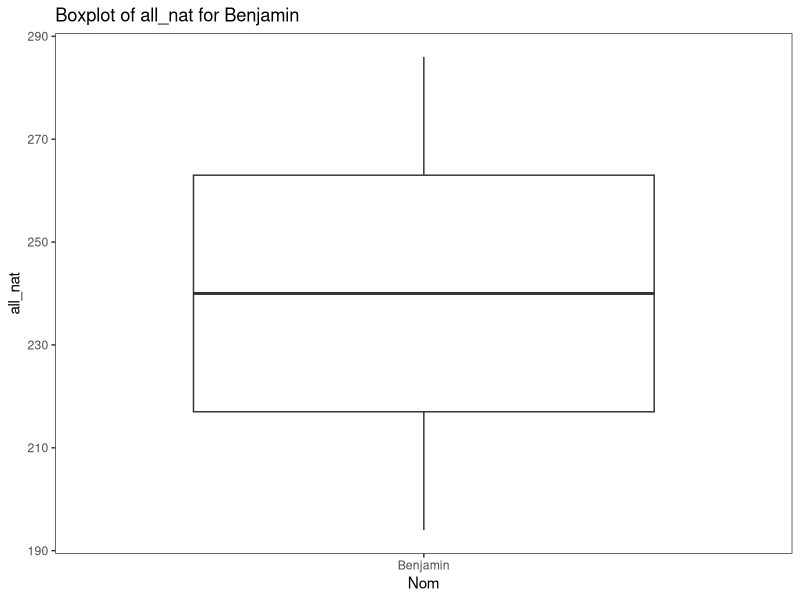
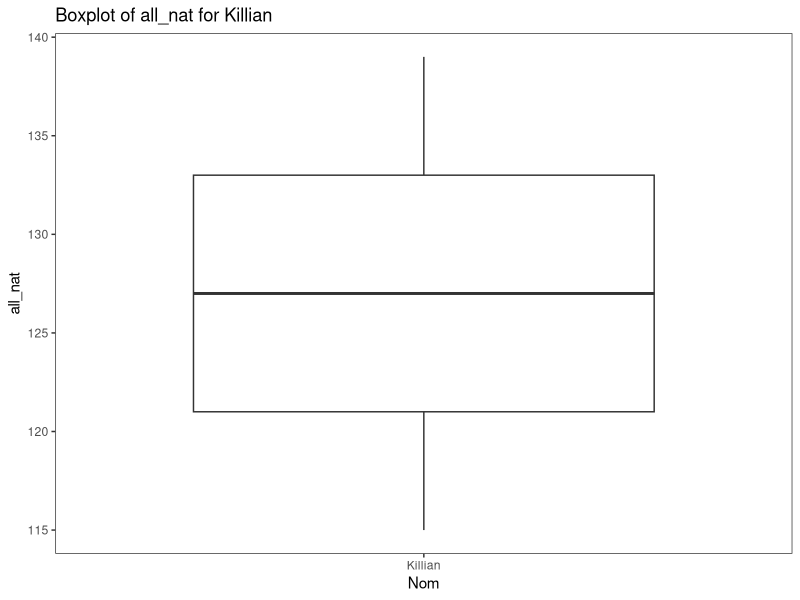
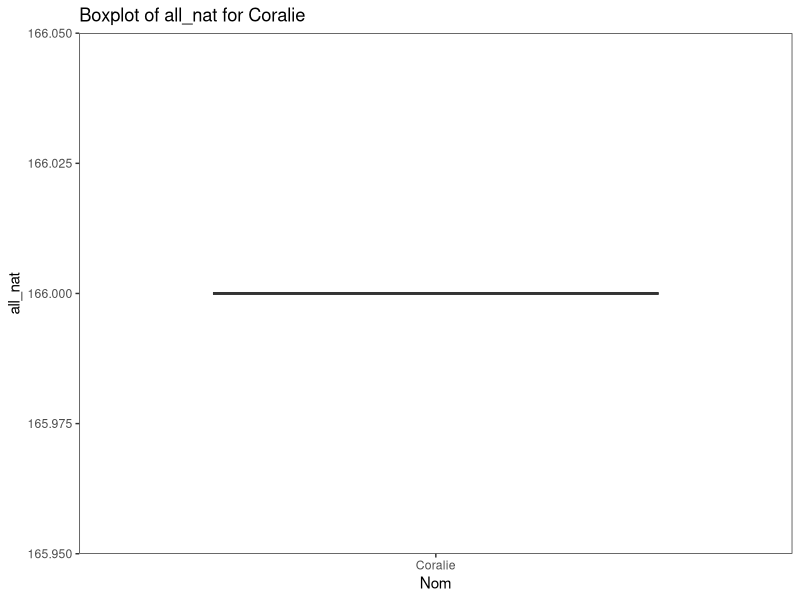
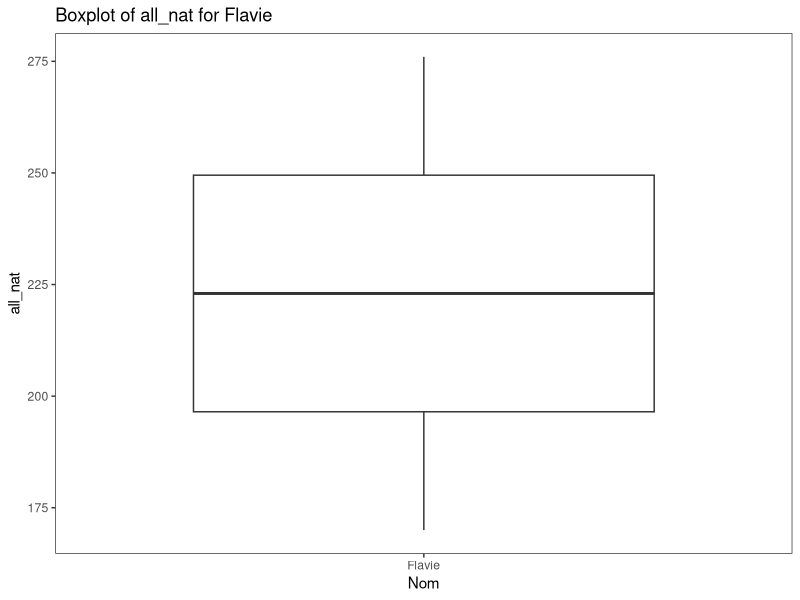
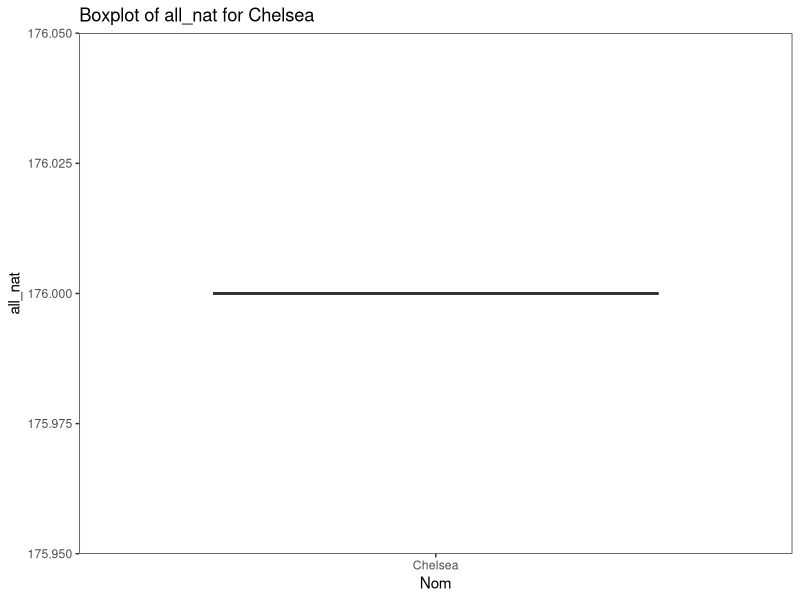
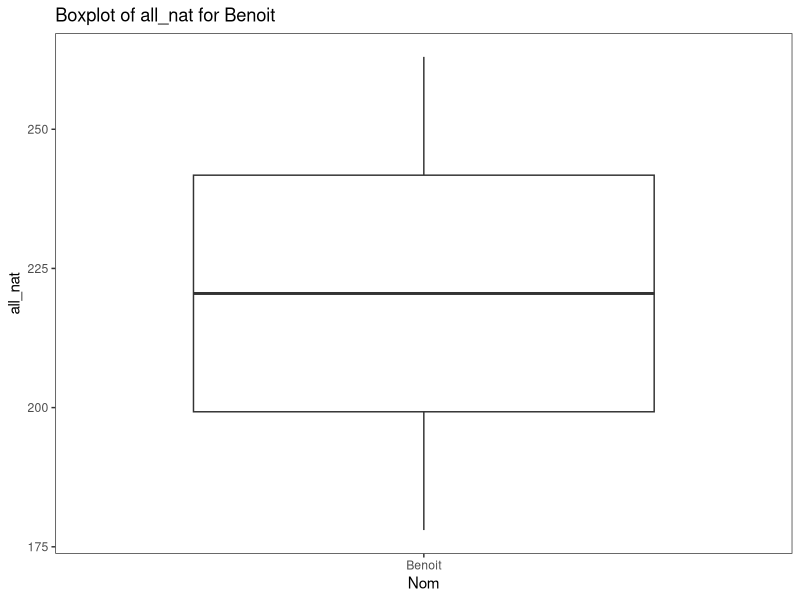

Here is the R script that generated these plots, in order:
## ---- chunk 1

library(readxl)
library(kableExtra)
library(tidyverse)
library(lubridate)

df_triathlon <- read_excel("links/triathlon.xlsx") %>%
  mutate(
    Pourc = ifelse(is.na(Pourc), NA, 
                   round(Pourc, 0)),
    t_nat = ifelse(is.na(t_nat), NA, 
                   format(as.POSIXct(t_nat, format="%H:%M:%S"), "%H:%M:%S")),
    all_nat = ifelse(is.na(all_nat), NA,
                     format(as.POSIXct(all_nat, format="%H:%M:%S"), "%H:%M:%S")),
    tran1 = ifelse(is.na(tran1), NA, 
                   format(as.POSIXct(tran1, format="%H:%M:%S"), "%H:%M:%S")),
    t_cyc = ifelse(is.na(t_cyc), NA, 
                   format(as.POSIXct(t_cyc, format="%H:%M:%S"), "%H:%M:%S")),
    all_cyc = ifelse(is.na(all_cyc), NA, 
                     round(all_cyc, 2)),
    tran2 = ifelse(is.na(tran2), NA,
                   format(as.POSIXct(tran2, format="%H:%M:%S"), "%H:%M:%S")),
    t_cap = ifelse(is.na(t_cap), NA, 
                   format(as.POSIXct(t_cap, format="%H:%M:%S"), "%H:%M:%S")),
    all_cap = ifelse(is.na(all_cap), NA, 
                     format(as.POSIXct(all_cap, format="%H:%M:%S"), "%H:%M:%S")),
    temps_f_min = ifelse(is.na(as.Date(as.numeric(temps_f_min))), NA, 
                        format(as.POSIXct(as.Date(as.numeric(temps_f_min)), format="%H:%M:%S"), "%H:%M:%S")),
    ecart_prem = ifelse(is.na(as.Date(as.numeric(ecart_prem))), NA, 
                        format(as.POSIXct(as.Date(as.numeric(ecart_prem)), format="%H:%M:%S"), "%H:%M:%S"))
    )
## ---- chunk 2

# Create a function to generate results and plot for each participant
generate_results_and_plot <- function(participant_name) {
  participant_data <- df_triathlon %>%
    filter(Nom == participant_name) %>%
    mutate(all_nat = as.numeric(hms(all_nat)))
    cat(paste0("## Résultats de ", participant_name, "\n\n"))
  
  # Generate and display the boxplot
  p <- ggplot(participant_data, aes(y = all_nat, x = Nom)) +
    geom_boxplot() +
    theme_test() +
    labs(title = paste("Boxplot of all_nat for", participant_name))
  
  print(p) 
  
  cat("\n\n")  
}

df_tri_name <- df_triathlon %>% filter(!grepl("Bergerie", Nom))
participant_names <- unique(df_tri_name$Nom)

for (name in participant_names) {
  generate_results_and_plot(name)
}
